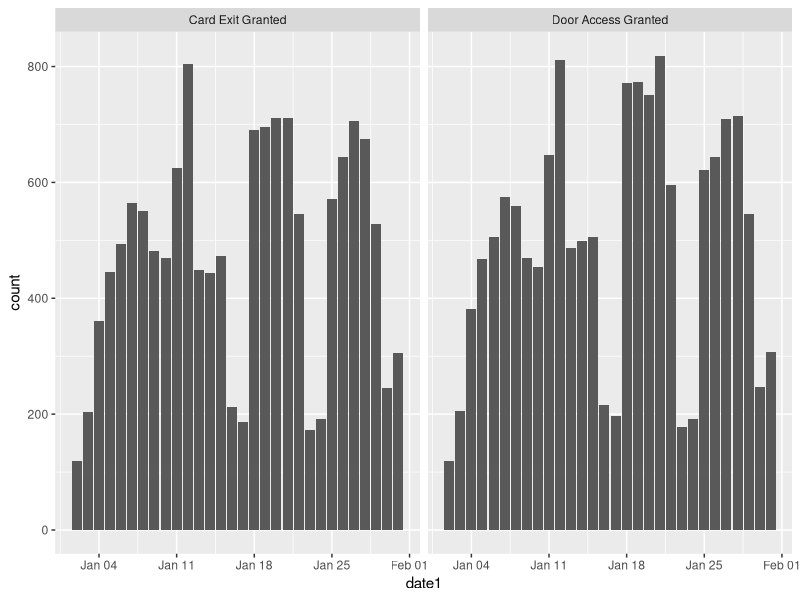
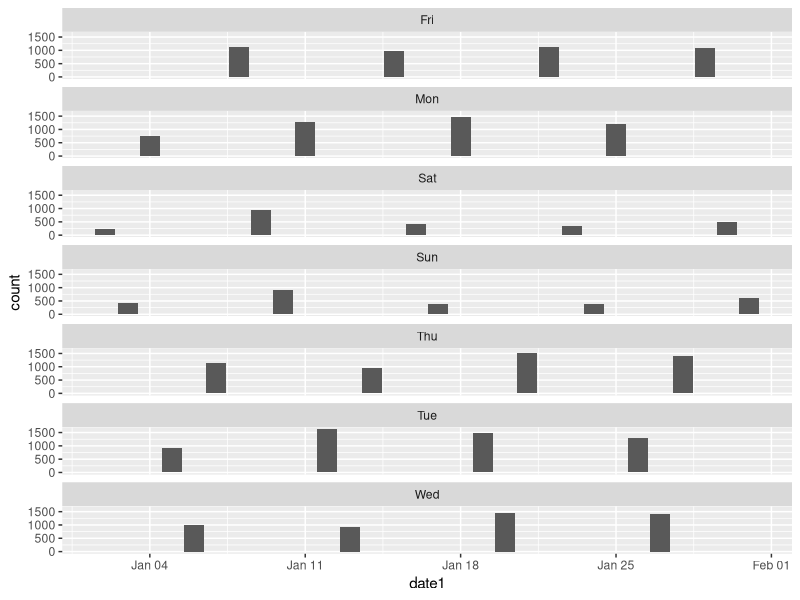
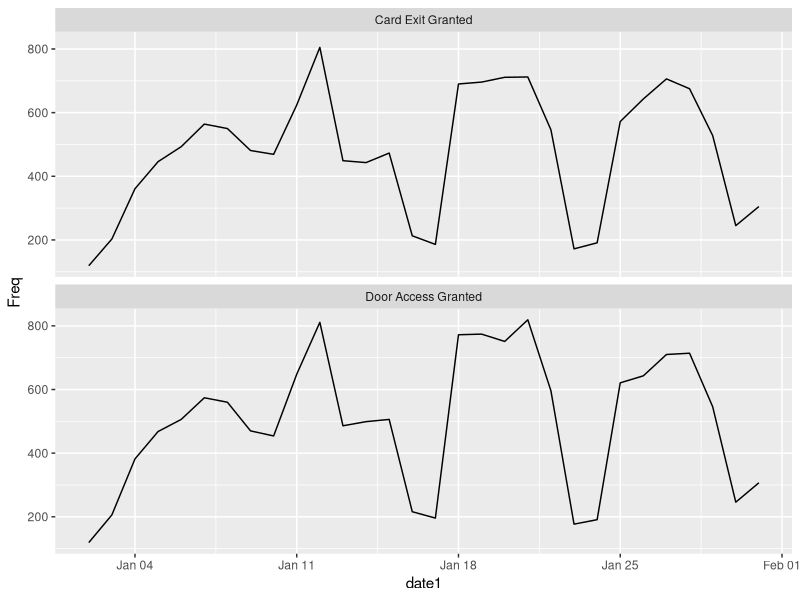

Here is the R script that generated these plots, in order:
## R_door_swipes: a quick analysis of door entry information created by 
## whanrott on 9th March 2016

# load the libraryies
library(openxlsx);
library(chron)
library(ggplot2)

# read the data in
swipes <- read.xlsx("2016_01_door_swipes.xlsx", sheet = 1, colNames = F, rowNames = F, detectDates = T, cols = 1:7)#, rows = 1:10)

# tidy the column names
names(swipes) <- c("date1","time1","date2","time2","category","action","card_number")

# convert the times. Dates were converted by the read.xlsx function
swipes$time1  <- times(swipes$time1)
swipes$time2  <- times(swipes$time2)

# category and action columns are categorical variables and so should be factors.
swipes$category <- as.factor(swipes$category)
swipes$action <- as.factor(swipes$action)

# tidy up the card number to a numeric value. This should also be a factor.
swipes$card_number <- as.factor(gsub("([A-z ()])", "\\2", x = swipes$card_number))

# print a table of events (entry and exit) per day 
print(table(swipes$date1))

# plot a bar graph showing door actions by day
print(ggplot(swipes, aes(date1)) + geom_bar() + facet_grid(~ action))

# show number of unique visitors
print(length(unique(swipes$card_number)))

# show how door entry and exit don't match up, meaning duration is hard to calculate
print(head(table(swipes$date1,swipes$action)))

# add a column for day of the week and replot
swipes$day <- weekdays(swipes$date1, abbreviate = T)
print(ggplot(swipes, aes(date1), colour = action) + geom_bar() + facet_wrap(~ day, ncol = 1))

# this plot would be better if it didn't rely on geom_bar to generate the frequencies
# one work around for this is to use as.data.frame(table(...)) first.
# Melt is probably the better way to do it
tmp <- as.data.frame(table(swipes$date1,swipes$action))
names(tmp) <- c("date1","action","Freq")
tmp$date1 <- as.Date(tmp$date1)
print(ggplot(tmp, aes(date1, Freq)) + geom_line() + facet_wrap(~ action, ncol =1))
